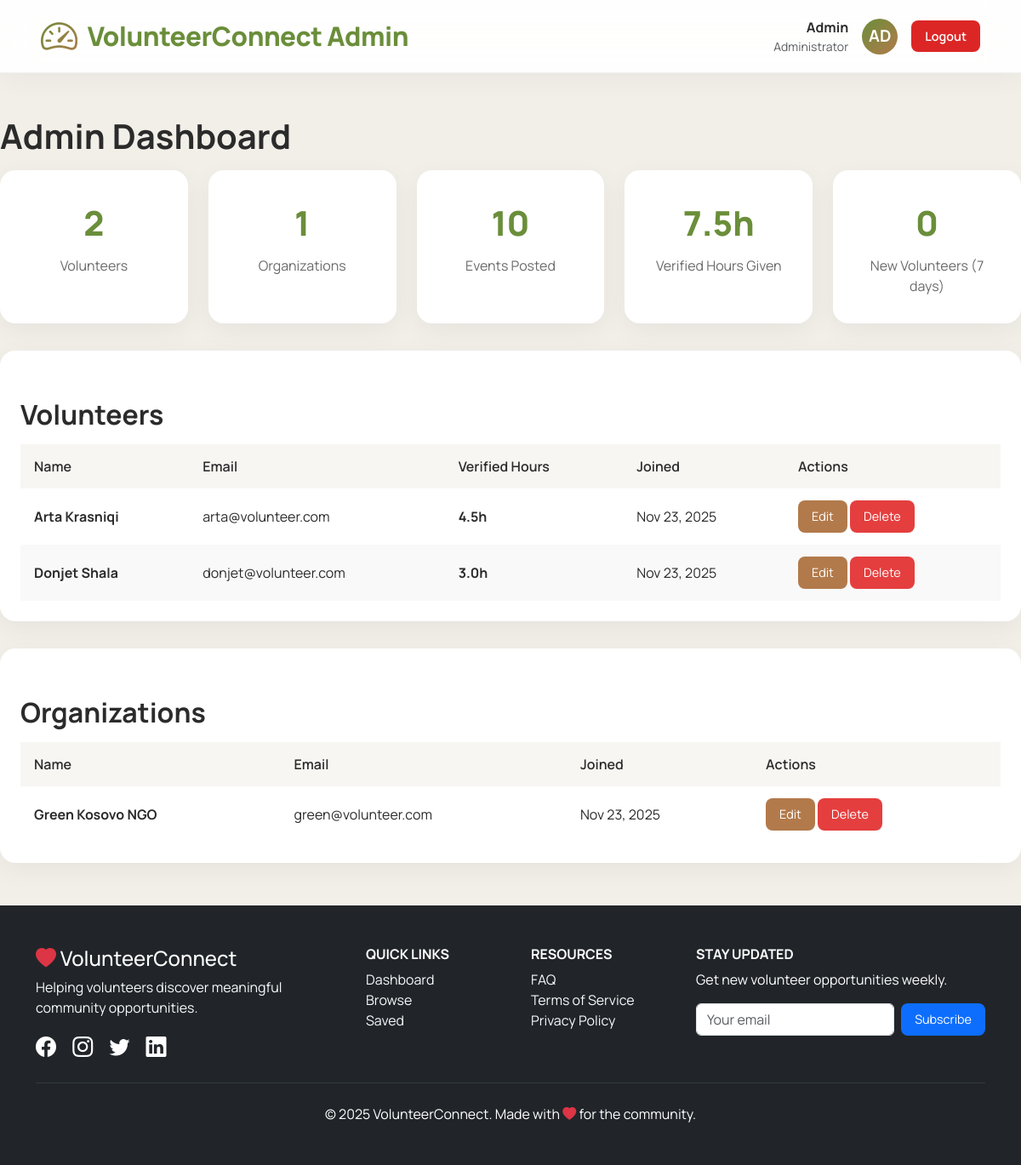
The app's page /admin/admin_dashboard.php (signed in) with its own data.
### tables this page shows
CREATE TABLE users (
    id INT AUTO_INCREMENT PRIMARY KEY,
    name VARCHAR(100) NOT NULL,
    email VARCHAR(150) UNIQUE NOT NULL,
    password VARCHAR(255) NOT NULL,
    role ENUM('user','volunteer','organization','admin') DEFAULT 'user',
    status ENUM('pending','approved','rejected') DEFAULT 'approved',
    phone VARCHAR(20) DEFAULT NULL,
    total_hours INT DEFAULT 0,
    total_verified_hours INT DEFAULT 0,
    created_at TIMESTAMP DEFAULT CURRENT_TIMESTAMP,
    INDEX idx_role (role),
    INDEX idx_email (email)
);

### admin/admin_dashboard.php (the view, shortened to what this page needs)
<?php
require_once '../config/config.php';
include 'includes/admin_header.php';
$total_volunteers     = $conn->query("SELECT COUNT(*) FROM users WHERE role IN ('user','volunteer')")->fetchColumn();
$total_organizations  = $conn->query("SELECT COUNT(*) FROM users WHERE role = 'organization'")->fetchColumn();
$total_events         = $conn->query("SELECT COUNT(*) FROM opportunities")->fetchColumn();
$total_hours = $conn->query("
    SELECT COALESCE(SUM(hours_worked), 0)
    FROM applications
    WHERE hours_approved = 1
")->fetchColumn();
$recent_users = $conn->query("
    SELECT COUNT(*) FROM users
    WHERE role IN ('user','volunteer')
    AND created_at >= DATE_SUB(NOW(), INTERVAL 7 DAY)
")->fetchColumn();
$users = $conn->query("
    SELECT u.id, u.name, u.email, u.created_at,
           COALESCE(SUM(a.hours_worked), 0) AS verified_hours
    FROM users u
    LEFT JOIN applications a
        ON u.id = a.volunteer_id AND a.hours_approved = 1
    WHERE u.role IN ('user','volunteer')
    GROUP BY u.id
    ORDER BY u.created_at DESC
")->fetchAll(PDO::FETCH_ASSOC);
$orgs = $conn->query("
    SELECT id, name, email, created_at
    FROM users
    WHERE role = 'organization'
    ORDER BY created_at DESC
")->fetchAll(PDO::FETCH_ASSOC);
?>
<div class="admin-container">
    <h1 class="section-title">Admin Dashboard</h1>
    <div class="stat-grid">
        <div class="stat-card">
            <div class="stat-number"><?= $total_volunteers ?></div>
            <div class="stat-label">Volunteers</div>
        </div>
        <div class="stat-card">
            <div class="stat-number"><?= $total_organizations ?></div>
            <div class="stat-label">Organizations</div>
        </div>
        <div class="stat-card">
            <div class="stat-number"><?= $total_events ?></div>
            <div class="stat-label">Events Posted</div>
        </div>
        <div class="stat-card">
            <div class="stat-number"><?= number_format($total_hours, 1) ?>h</div>
            <div class="stat-label">Verified Hours Given</div>
        </div>
        <div class="stat-card">
            <div class="stat-number"><?= $recent_users ?></div>
            <div class="stat-label">New Volunteers (7 days)</div>
        </div>
    </div>
    <div class="table-container">
        <h2 class="section-title">Volunteers</h2>
        <table>
            <thead><tr><th>Name</th><th>Email</th><th>Verified Hours</th><th>Joined</th><th>Actions</th></tr></thead>
            <tbody id="volunteerTable">
                <?php foreach($users as $u): ?>
                <tr id="userRow-<?= $u['id'] ?>">
                    <td><strong><?= htmlspecialchars($u['name']) ?></strong></td>
                    <td><?= htmlspecialchars($u['email']) ?></td>
                    <td><strong><?= number_format($u['verified_hours'],1) ?>h</strong></td>
                    <td><?= date('M j, Y', strtotime($u['created_at'])) ?></td>
                    <td>
                        <button class="btn btn-edit" onclick="editUser(<?= $u['id'] ?>)">Edit</button>
                        <button class="btn btn-delete" onclick="deleteUser(<?= $u['id'] ?>)">Delete</button>
                    </td>
                </tr>
                <?php endforeach; ?>
            </tbody>
        </table>
    </div>
    <div class="table-container">
        <h2 class="section-title">Organizations</h2>
        <table>
            <thead><tr><th>Name</th><th>Email</th><th>Joined</th><th>Actions</th></tr></thead>
            <tbody id="orgTable">
                <?php foreach($orgs as $o): ?>
                <tr id="orgRow-<?= $o['id'] ?>">
                    <td><strong><?= htmlspecialchars($o['name']) ?></strong></td>
                    <td><?= htmlspecialchars($o['email']) ?></td>
                    <td><?= date('M j, Y', strtotime($o['created_at'])) ?></td>
                    <td>
                        <button class="btn btn-edit" onclick="editOrg(<?= $o['id'] ?>)">Edit</button>
                        <button class="btn btn-delete" onclick="deleteOrg(<?= $o['id'] ?>)">Delete</button>
                    </td>
                </tr>
                <?php endforeach; ?>
            </tbody>
        </table>
    </div>
</div>
<?php include_once '../includes/footer.php'; ?>

### admin/includes/admin_header.php (style rules this page uses)
:root { --earth-1: #f2efe9; --accent-1: #6a8e3a; --accent-2: #b27a4b; --muted: #6b6b6b; }
body { font-family: 'Manrope', 'Inter', sans-serif; background: var(--earth-1); color: #2b2b2b; margin: 0; }

### admin/admin_dashboard.php (style rules this page uses)
:root { --accent-1:#6a8e3a;--accent-2:#b27a4b;--card-radius:18px;--muted:#6b6b6b }
body { font-family:'Manrope',sans-serif;background:#f2efe9 }
.admin-container { max-width:1200px;margin:50px auto }
.stat-grid { display:grid; grid-template-columns: repeat(auto-fit, minmax(200px, 1fr)); gap:1.5rem; }
.stat-card { border-radius:var(--card-radius); padding:2rem; background:white; box-shadow:0 8px 30px rgba(0,0,0,0.05); text-align:center; }
.stat-number { font-size:2.5rem; font-weight:800; color:var(--accent-1); }
.stat-label { margin-top:8px; color:var(--muted); }
.section-title { font-weight:700;margin:2rem 0 1rem;color:#2b2b2b }
.table-container { margin-top:2rem;background:#fff;padding:1.5rem; border-radius:var(--card-radius); box-shadow:0 8px 30px rgba(0,0,0,0.05) }
table { width:100%;border-collapse:collapse }
th,td { padding:14px 16px;text-align:left }
th { background:#f7f6f3;color:#2b2b2b;font-weight:600 }
tr:nth-child(even) { background:#f9f9f9 }
.btn { padding:0.5rem 1rem;border-radius:8px;border:none;cursor:pointer;font-size:0.9rem }
.btn-edit { background:var(--accent-2);color:white }
.btn-delete { background:#e53e3e;color:white }

### records on screen
users: name "Arta Krasniqi", email "arta@volunteer.com", verified_hours "4.5", created_at "Nov 23, 2025"
users: name "Donjet Shala", email "donjet@volunteer.com", verified_hours "3.0", created_at "Nov 23, 2025"
users: name "Green Kosovo NGO", email "green@volunteer.com", created_at "Nov 23, 2025"

### other values on screen
$_SESSION['name'] "Admin"
substr($_SESSION['name'] ?? 'A', 0, 2) "AD"
$total_volunteers "2"
$total_organizations "1"
$total_events "10"
$total_hours "7.5"
$recent_users "0"
